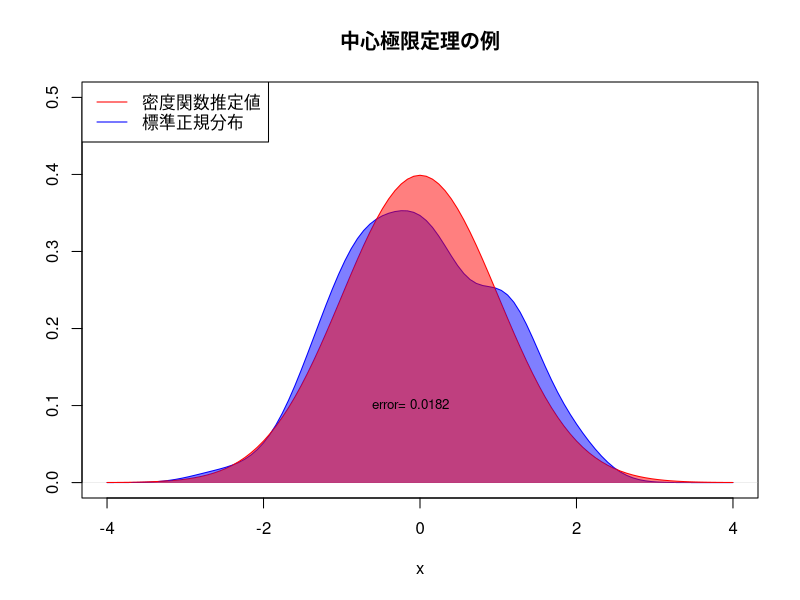

Here is the R script that generated this plot:
# 乱数の個数と組数
num_randoms <- 10000
num_groups <- 100

# 0～1の範囲の一様乱数を生成し組に分ける
randoms <- runif(num_randoms)
grouped_randoms <- matrix(randoms, nrow = num_groups)

# 各組の平均値を計算する
means <- apply(grouped_randoms, 2, mean)

# 平均値を標準化する
st_means <- scale(means)

# 確率密度関数を推定する
de <- density(st_means, n = 101 ,from=-4,to=4)

# プロットする
x <- c(-4,4)
y <- c(0,0.5)

plot(de, xlim = x, ylim = y, col = "blue", main = "中心極限定理の例", xlab = "x", ylab = "")
par(new = TRUE)
plot(dnorm, xlim = x, ylim = y, xlab = "", ylab = "", col = "red", add = TRUE)

x_polygon <- c(de$x, rev(de$x))
y_polygon <- c(de$y, rep(0, length(de$y)))
polygon(x_polygon, y_polygon, col = rgb(0, 0, 1, alpha = 0.5), border = NA, angle = 45)

y_polygon <- c(dnorm(de$x), rep(0, length(de$x)))
polygon(x_polygon, y_polygon, col = rgb(1, 0, 0, alpha = 0.5), border = NA, angle = 45)

labels <- c("密度関数推定値", "標準正規分布")
legend("topleft", legend = labels, col = c("red", "blue"), lty = c(1, 1))


# 誤差を計算して表示する
errors <- abs(de$y-dnorm(de$x))
p_text <- paste("error=",round(mean(errors),4))
text(0.5, 0.1, p_text, col = "black", cex = 0.8, pos = 2)